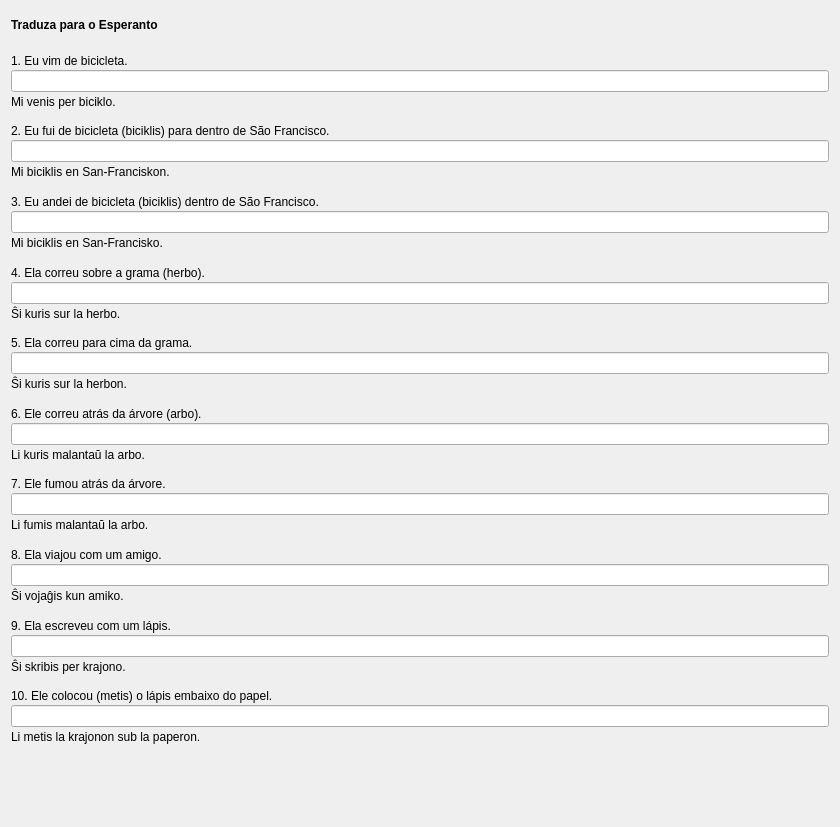
         <widget class="QWidget" name="scrollAreaWidgetContents_9">
          <property name="geometry">
           <rect>
            <x>0</x>
            <y>0</y>
            <width>840</width>
            <height>827</height>
           </rect>
          </property>
          <layout class="QVBoxLayout" name="verticalLayout_14">
           <property name="spacing">
            <number>12</number>
           </property>
           <item>
            <widget class="titolo" name="Lec07_Label10">
             <property name="sizePolicy">
              <sizepolicy hsizetype="Preferred" vsizetype="Maximum">
               <horstretch>0</horstretch>
               <verstretch>0</verstretch>
              </sizepolicy>
             </property>
             <property name="font">
              <font>
               <weight>75</weight>
               <bold>true</bold>
              </font>
             </property>
             <property name="text">
              <string>Traduza para o Esperanto</string>
             </property>
             <property name="wordWrap">
              <bool>true</bool>
             </property>
            </widget>
           </item>
           <item>
            <layout class="QVBoxLayout" name="verticalLayout_247">
             <property name="spacing">
              <number>2</number>
             </property>
             <item>
              <widget class="QLabel" name="Lec07_Label569">
               <property name="text">
                <string>1. Eu vim de bicicleta.</string>
               </property>
               <property name="alignment">
                <set>Qt::AlignBottom|Qt::AlignLeading|Qt::AlignLeft</set>
               </property>
               <property name="wordWrap">
                <bool>true</bool>
               </property>
               <property name="buddy">
                <cstring>lineEdit_58</cstring>
               </property>
              </widget>
             </item>
             <item>
              <widget class="cx_edit" name="lineEdit_58">
               <property name="sizePolicy">
                <sizepolicy hsizetype="Preferred" vsizetype="Preferred">
                 <horstretch>0</horstretch>
                 <verstretch>0</verstretch>
                </sizepolicy>
               </property>
              </widget>
             </item>
             <item>
              <widget class="korekta" name="label_13">
               <property name="text">
                <string>Mi venis per biciklo.</string>
               </property>
              </widget>
             </item>
            </layout>
           </item>
           <item>
            <layout class="QVBoxLayout" name="verticalLayout_248">
             <property name="spacing">
              <number>2</number>
             </property>
             <item>
              <widget class="QLabel" name="Lec07_Label570">
               <property name="text">
                <string>2. Eu fui de bicicleta (biciklis) para dentro de São Francisco.</string>
               </property>
               <property name="alignment">
                <set>Qt::AlignBottom|Qt::AlignLeading|Qt::AlignLeft</set>
               </property>
               <property name="wordWrap">
                <bool>true</bool>
               </property>
               <property name="buddy">
                <cstring>lineEdit_59</cstring>
               </property>
              </widget>
             </item>
             <item>
              <widget class="cx_edit" name="lineEdit_59">
               <property name="sizePolicy">
                <sizepolicy hsizetype="Preferred" vsizetype="Preferred">
                 <horstretch>0</horstretch>
                 <verstretch>0</verstretch>
                </sizepolicy>
               </property>
              </widget>
             </item>
             <item>
              <widget class="korekta" name="label_14">
               <property name="text">
                <string>Mi biciklis en San-Franciskon.</string>
               </property>
              </widget>
             </item>
            </layout>
           </item>
           <item>
            <layout class="QVBoxLayout" name="verticalLayout_249">
             <property name="spacing">
              <number>2</number>
             </property>
             <item>
              <widget class="QLabel" name="Lec07_Label571">
               <property name="text">
                <string>3. Eu andei de bicicleta (biciklis) dentro de São Francisco.</string>
               </property>
               <property name="alignment">
                <set>Qt::AlignBottom|Qt::AlignLeading|Qt::AlignLeft</set>
               </property>
               <property name="wordWrap">
                <bool>true</bool>
               </property>
               <property name="buddy">
                <cstring>lineEdit_60</cstring>
               </property>
              </widget>
             </item>
             <item>
              <widget class="cx_edit" name="lineEdit_60">
               <property name="sizePolicy">
                <sizepolicy hsizetype="Preferred" vsizetype="Preferred">
                 <horstretch>0</horstretch>
                 <verstretch>0</verstretch>
                </sizepolicy>
               </property>
              </widget>
             </item>
             <item>
              <widget class="korekta" name="label_15">
               <property name="text">
                <string>Mi biciklis en San-Francisko.</string>
               </property>
              </widget>
             </item>
            </layout>
           </item>
           <item>
            <layout class="QVBoxLayout" name="verticalLayout_250">
             <property name="spacing">
              <number>2</number>
             </property>
             <item>
              <widget class="QLabel" name="Lec07_Label572">
               <property name="text">
                <string>4. Ela correu sobre a grama (herbo).</string>
               </property>
               <property name="alignment">
                <set>Qt::AlignBottom|Qt::AlignLeading|Qt::AlignLeft</set>
               </property>
               <property name="wordWrap">
                <bool>true</bool>
               </property>
               <property name="buddy">
                <cstring>lineEdit_61</cstring>
               </property>
              </widget>
             </item>
             <item>
              <widget class="cx_edit" name="lineEdit_61">
               <property name="sizePolicy">
                <sizepolicy hsizetype="Preferred" vsizetype="Preferred">
                 <horstretch>0</horstretch>
                 <verstretch>0</verstretch>
                </sizepolicy>
               </property>
              </widget>
             </item>
             <item>
              <widget class="korekta" name="label_16">
               <property name="text">
                <string>Ŝi kuris sur la herbo.</string>
               </property>
              </widget>
             </item>
            </layout>
           </item>
           <item>
            <layout class="QVBoxLayout" name="verticalLayout_251">
             <property name="spacing">
              <number>2</number>
             </property>
             <item>
              <widget class="QLabel" name="Lec07_Label573">
               <property name="text">
                <string>5. Ela correu para cima da grama.</string>
               </property>
               <property name="alignment">
                <set>Qt::AlignBottom|Qt::AlignLeading|Qt::AlignLeft</set>
               </property>
               <property name="wordWrap">
                <bool>true</bool>
               </property>
               <property name="buddy">
                <cstring>lineEdit_62</cstring>
               </property>
              </widget>
             </item>
             <item>
              <widget class="cx_edit" name="lineEdit_62">
               <property name="sizePolicy">
                <sizepolicy hsizetype="Preferred" vsizetype="Preferred">
                 <horstretch>0</horstretch>
                 <verstretch>0</verstretch>
                </sizepolicy>
               </property>
              </widget>
             </item>
             <item>
              <widget class="korekta" name="label_17">
               <property name="text">
                <string>Ŝi kuris sur la herbon.</string>
               </property>
              </widget>
             </item>
            </layout>
           </item>
           <item>
            <layout class="QVBoxLayout" name="verticalLayout_253">
             <property name="spacing">
              <number>2</number>
             </property>
             <item>
              <widget class="QLabel" name="Lec07_Label575">
               <property name="text">
                <string>6. Ele correu atrás da árvore (arbo).</string>
               </property>
               <property name="alignment">
                <set>Qt::AlignBottom|Qt::AlignLeading|Qt::AlignLeft</set>
               </property>
               <property name="wordWrap">
                <bool>true</bool>
               </property>
               <property name="buddy">
                <cstring>lineEdit_81</cstring>
               </property>
              </widget>
             </item>
             <item>
              <widget class="cx_edit" name="lineEdit_81">
               <property name="sizePolicy">
                <sizepolicy hsizetype="Preferred" vsizetype="Preferred">
                 <horstretch>0</horstretch>
                 <verstretch>0</verstretch>
                </sizepolicy>
               </property>
              </widget>
             </item>
             <item>
              <widget class="korekta" name="label_18">
               <property name="text">
                <string>Li kuris malantaŭ la arbo.</string>
               </property>
              </widget>
             </item>
            </layout>
           </item>
           <item>
            <layout class="QVBoxLayout" name="verticalLayout_254">
             <property name="spacing">
              <number>2</number>
             </property>
             <item>
              <widget class="QLabel" name="Lec07_Label576">
               <property name="text">
                <string>7. Ele fumou atrás da árvore.</string>
               </property>
               <property name="alignment">
                <set>Qt::AlignBottom|Qt::AlignLeading|Qt::AlignLeft</set>
               </property>
               <property name="wordWrap">
                <bool>true</bool>
               </property>
               <property name="buddy">
                <cstring>lineEdit_82</cstring>
               </property>
              </widget>
             </item>
             <item>
              <widget class="cx_edit" name="lineEdit_82">
               <property name="sizePolicy">
                <sizepolicy hsizetype="Preferred" vsizetype="Preferred">
                 <horstretch>0</horstretch>
                 <verstretch>0</verstretch>
                </sizepolicy>
               </property>
              </widget>
             </item>
             <item>
              <widget class="korekta" name="label_19">
               <property name="text">
                <string>Li fumis malantaŭ la arbo.</string>
               </property>
              </widget>
             </item>
            </layout>
           </item>
           <item>
            <layout class="QVBoxLayout" name="verticalLayout_255">
             <property name="spacing">
              <number>2</number>
             </property>
             <item>
              <widget class="QLabel" name="Lec07_Label577">
               <property name="text">
                <string>8. Ela viajou com um amigo.</string>
               </property>
               <property name="alignment">
                <set>Qt::AlignBottom|Qt::AlignLeading|Qt::AlignLeft</set>
               </property>
               <property name="wordWrap">
                <bool>true</bool>
               </property>
               <property name="buddy">
                <cstring>lineEdit_83</cstring>
               </property>
              </widget>
             </item>
             <item>
              <widget class="cx_edit" name="lineEdit_83">
               <property name="sizePolicy">
                <sizepolicy hsizetype="Preferred" vsizetype="Preferred">
                 <horstretch>0</horstretch>
                 <verstretch>0</verstretch>
                </sizepolicy>
               </property>
              </widget>
             </item>
             <item>
              <widget class="korekta" name="label_20">
               <property name="text">
                <string>Ŝi vojaĝis kun amiko.</string>
               </property>
              </widget>
             </item>
            </layout>
           </item>
           <item>
            <layout class="QVBoxLayout" name="verticalLayout_256">
             <property name="spacing">
              <number>2</number>
             </property>
             <item>
              <widget class="QLabel" name="Lec07_Label578">
               <property name="text">
                <string>9. Ela escreveu com um lápis.</string>
               </property>
               <property name="alignment">
                <set>Qt::AlignBottom|Qt::AlignLeading|Qt::AlignLeft</set>
               </property>
               <property name="wordWrap">
                <bool>true</bool>
               </property>
               <property name="buddy">
                <cstring>lineEdit_84</cstring>
               </property>
              </widget>
             </item>
             <item>
              <widget class="cx_edit" name="lineEdit_84">
               <property name="sizePolicy">
                <sizepolicy hsizetype="Preferred" vsizetype="Preferred">
                 <horstretch>0</horstretch>
                 <verstretch>0</verstretch>
                </sizepolicy>
               </property>
              </widget>
             </item>
             <item>
              <widget class="korekta" name="label_21">
               <property name="text">
                <string>Ŝi skribis per krajono.</string>
               </property>
              </widget>
             </item>
            </layout>
           </item>
           <item>
            <layout class="QVBoxLayout" name="verticalLayout_257">
             <property name="spacing">
              <number>2</number>
             </property>
             <item>
              <widget class="QLabel" name="Lec07_Label579">
               <property name="text">
                <string>10. Ele colocou (metis) o lápis embaixo do papel.</string>
               </property>
               <property name="alignment">
                <set>Qt::AlignBottom|Qt::AlignLeading|Qt::AlignLeft</set>
               </property>
               <property name="wordWrap">
                <bool>true</bool>
               </property>
               <property name="buddy">
                <cstring>lineEdit_85</cstring>
               </property>
              </widget>
             </item>
             <item>
              <widget class="cx_edit" name="lineEdit_85">
               <property name="sizePolicy">
                <sizepolicy hsizetype="Preferred" vsizetype="Preferred">
                 <horstretch>0</horstretch>
                 <verstretch>0</verstretch>
                </sizepolicy>
               </property>
              </widget>
             </item>
             <item>
              <widget class="korekta" name="label_22">
               <property name="text">
                <string>Li metis la krajonon sub la paperon.</string>
               </property>
              </widget>
             </item>
            </layout>
           </item>
           <item alignment="Qt::AlignHCenter">
            <widget class="sendujo" name="frame_3">
             <property name="frameShape">
              <enum>QFrame::StyledPanel</enum>
             </property>
             <property name="frameShadow">
              <enum>QFrame::Raised</enum>
             </property>
            </widget>
           </item>
          </layout>
         </widget>
